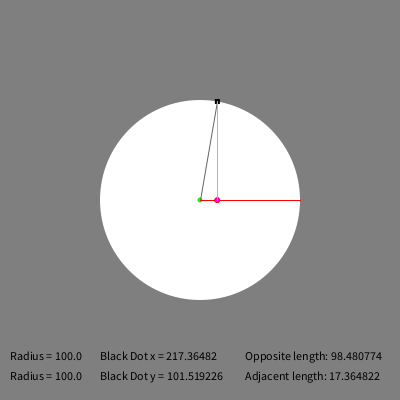
Frame 1 (no input)
Frame 60 (the mouse pressed at the canvas centre just before this capture): identical to frame 1, image omitted
Frame 120 (the mouse held since frame 60 and released just before this capture): identical to frame 1, image omitted

The Processing sketch that drew this single still picture (run headless with seeded random() and noise(); from frame 60 on, the mouse is pressed at the canvas centre):

// Processing sketch: TrigonometricRelationships
// ── TrigonometricRelationships.pde
float px, py, zeroPX, zeroPY, ax, ay;
float angle = -80;
float radius = 100;
float frequency = 2;

PVector centerPoint;
void setup(){
  size(400, 400);
  background (127);
  
  centerPoint = new PVector(width/2, height/2);
  
  zeroPX = centerPoint.x + cos(0)*(radius); //cosine of 0 is 1, therefore <centerPoint.x + radius>
  zeroPY = centerPoint.y + sin(0)*(radius); //sine of 0 is 0, therefore <centerPoint.x + 0>
}

void draw(){
  background(127);
  
  // draw the main white circle
  noStroke();
  fill(255);
  ellipse(centerPoint.x, centerPoint.y, radius*2, radius*2);
  
  // Move the black rectangle around circle
  px = centerPoint.x + cos(radians(angle))*(radius);
  py = centerPoint.y + sin(radians(angle))*(radius);
  
  
  // draw the center point (green dot)
  fill(0, 255, 0);
  noStroke();
  ellipseMode(CENTER);
  ellipse(centerPoint.x, centerPoint.y, 5, 5);
  
  // draw the black rectangle
  fill(0);
  rectMode(CENTER);
  rect (px, py, 5, 5);
  stroke(100);
  
  // radius/hypothenuse:
  line(centerPoint.x, centerPoint.y, px, py);
  stroke(200);
  
  // radius/hypothenuse at 0 angle:
  stroke(255, 0, 0);
  line(centerPoint.x, centerPoint.y, zeroPX, zeroPY);
  
  
  
  // move the magenta point along the 0 degree radius:
  ax = centerPoint.x + cos(radians(angle))*(radius);
  ay = py - sin(radians(angle))*(radius); //or py + length of opposite
  
  // draw the magenta dot
  fill(255, 0, 255);
  ellipse(ax, ay, 5, 5);
  
  // opposite:
  stroke(0, 255, 255);
  line(px, py, ax, ay);
  noStroke();
  
  fill(0);
  // Output calculations to screen
  text("Radius = " + (px - centerPoint.x)/cos(radians(angle)), 10, height - 40); // Radius with X and cosine
  text("Radius = " + (py - centerPoint.y)/sin(radians(angle)), 10, height - 20); // Radius with Y and  sine
  // they should be the same
  
  text("Black Dot x = " + px, 100,  height - 40);
  text("Black Dot y = " + py, 100,  height - 20);
  
  text("Opposite length: " + (ay-py), 245, height-40);
  text("Adjacent length: " + (px-centerPoint.x), 245, height-20);
}
